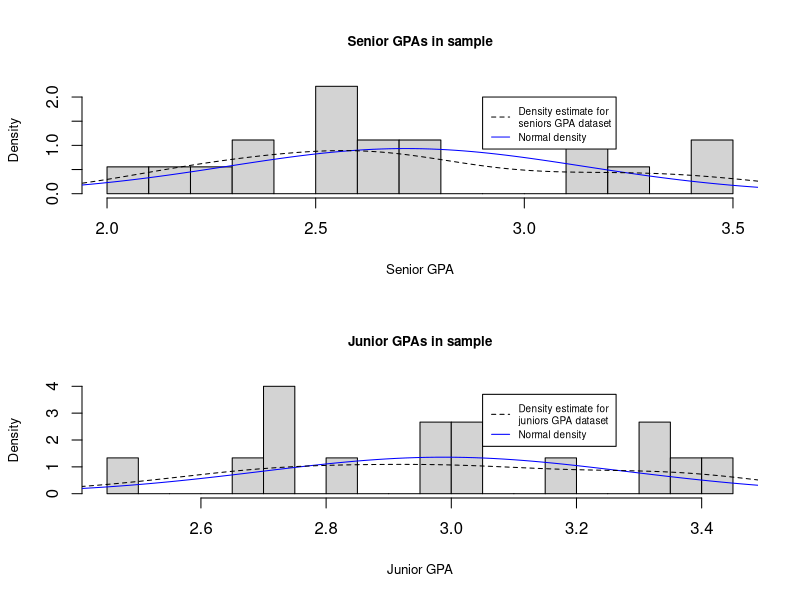
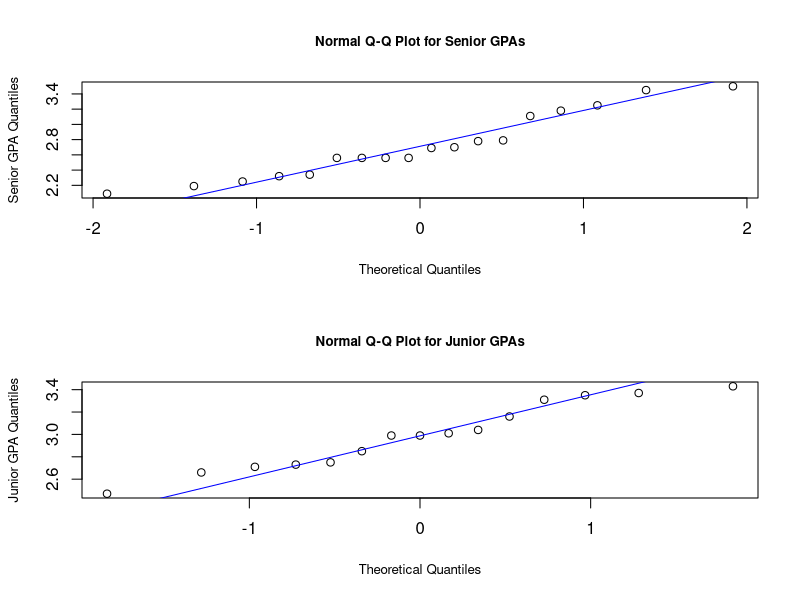
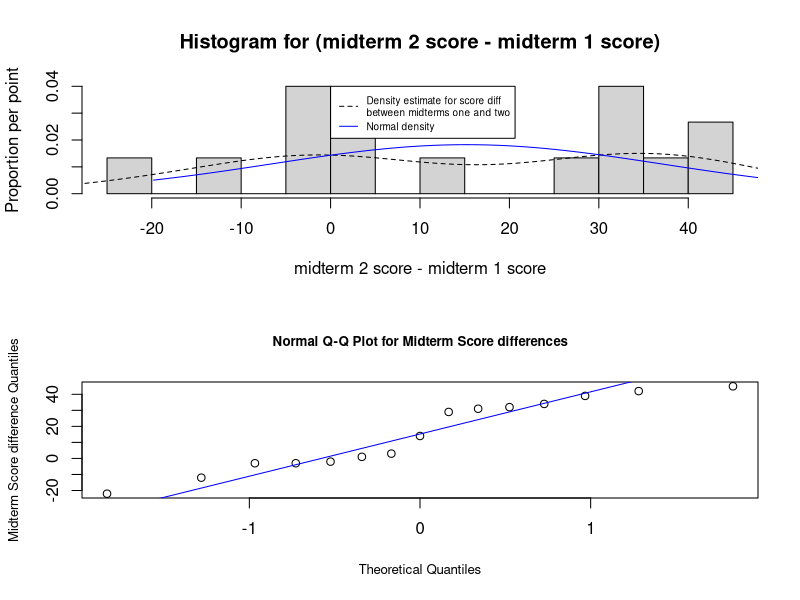
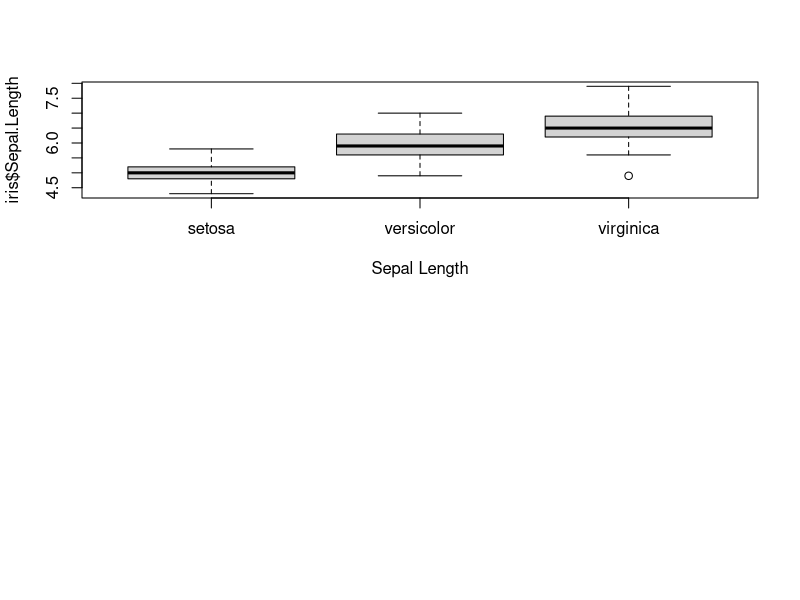

These charts were generated, in order, by the following R code:
## ---- chunk 1
knitr::opts_chunk$set(fig.align="center", fig.height=5.5, fig.width=6, collapse=TRUE, comment="", prompt=F, echo = TRUE, cache=F, autodep=TRUE, cache.comments=FALSE,
                      tidy=TRUE, tidy.opts=list(width.cutoff=60))
options(width=63)
## ---- chunk 2
# Number of people approving the law
num.appr1 = round(771*.47, 0) 
num.appr1
num.appr2 = round(732*.34, 0) 
num.appr2

# Construct sample data that is suitable 
# for making the requested CI
samp1 = rep(c(0,1), times=c(771-num.appr1, num.appr1))
samp2 = rep(c(0,1), times=c(732-num.appr2, num.appr2))

# size of each sample
length(samp1) 
length(samp2)
## ---- chunk 3
# Check the data
table(samp1) 
table(samp2)

# Check sample means
mean(samp1) 
mean(samp2)

## ---- chunk 4
# Outputs for a two-sided test
# The two samples are independent, so paired = FALSE
t.test(x=samp1, y=samp2, alternative = "two.sided")
## ---- chunk 5
# Extract out the p-value only
t.test(x=samp1, y=samp2)$p.value
## ---- chunk 6
seniors =c(2.56, 2.69, 2.56, 3.11, 2.70, 3.18, 3.25, 2.09, 3.50, 2.25, 2.32, 2.79, 2.34, 2.78, 2.56, 3.45, 2.56, 2.19)
juniors = c(2.66, 2.75, 2.99, 3.04, 2.73, 3.37, 2.99, 3.43, 3.01, 2.85, 2.71, 3.16, 3.35, 2.47, 3.31)
## ---- chunk 7
length(seniors)
length(juniors)
## ---- chunk 8
par(mfrow=c(2,1))

hist(seniors, breaks=20, main='Senior GPAs in sample', freq=F, xlab='Senior GPA', cex.lab = 0.8, cex.main = 0.8)
xseq = seq(from = min(seniors)*.9, to = max(seniors)*1.1, length = 100)
lines(y = dnorm(xseq, mean = mean(seniors), sd = sd(seniors)), x = xseq, col = "blue")
lines(density(seniors), lty = 2) # This adds a line estimating 
# the distribution of seniors GPA dataset; lty = 2 give a dashed line


legend(x = 2.9, y= 2, 
       legend = c('Density estimate for \nseniors GPA dataset', 'Normal density'),
       lty = c(2, 1), col = c('black', 'blue'), cex = .6)


hist(juniors, breaks=20, main='Junior GPAs in sample', freq=F, xlab='Junior GPA', cex.lab = 0.8, cex.main = 0.8)
xseq = seq(from = min(juniors)*.9, to = max(juniors)*1.1, length = 100)
lines(y = dnorm(xseq, mean = mean(juniors), sd = sd(juniors)), x = xseq, col = "blue")
lines(density(juniors), lty = 2) # This adds a line estimating 
# the distribution of juniors GPA dataset; lty = 2 give a dashed line

legend(x = 3.05, y= 3.7, 
       legend = c('Density estimate for \njuniors GPA dataset', 'Normal density'),
       lty = c(2, 1), col = c('black', 'blue'), cex = .6)

par(mfrow=c(2,1))
qqnorm(y = seniors, main = "Normal Q-Q Plot for Senior GPAs",
xlab = "Theoretical Quantiles", ylab = "Senior GPA Quantiles",
cex.lab = 0.8, cex.main = 0.8) 
qqline(y = seniors, col = "blue")

qqnorm(y = juniors, main = "Normal Q-Q Plot for Junior GPAs",
xlab = "Theoretical Quantiles", ylab = "Junior GPA Quantiles",
cex.lab = 0.8, cex.main = 0.8) 
qqline(y = juniors, col = "blue")
## ---- chunk 9
# t.test(x, y = NULL,
#        alternative = c("two.sided", "less", "greater"),
#        mu = 0, paired = FALSE, var.equal = FALSE,
#        conf.level = 0.95, ...)

# it does not matter which one is sample 1 and which one is sample 2
t.test(x = juniors, y = seniors, alternative = "two.sided", mu = 0,
       paired = FALSE, var.equal = FALSE)
## ---- chunk 10
t.test(x = juniors, y = seniors, alternative = "two.sided", mu = 0,
       paired = FALSE, var.equal = FALSE)$p.value
## ---- chunk 11
midterm1 = c(67, 74, 54, 51, 62, 49, 65, 69, 66, 70, 53, 58, 66, 52, 84)

midterm2 = c(64, 75, 85, 96, 96, 88, 94, 66, 80, 48, 51, 90, 69, 94, 72)
## ---- chunk 12
diff = midterm2 - midterm1
diff
## ---- chunk 13
hist(diff, breaks=20, freq=F, 
     main = 'Histogram for (midterm 2 score - midterm 1 score)',
     xlab = 'midterm 2 score - midterm 1 score',
     ylab = 'Proportion per point') 

lines(density(diff), lty = 2) # This adds a line estimating 
# the distribution of midterm2 dataset
xseq = seq(from = min(diff)*.9, to = max(diff)*1.1, length = 100)
lines(y = dnorm(xseq, mean = mean(diff), sd = sd(diff)), x = xseq, col = "blue")

legend(x = 0, y= .04, 
       legend = c('Density estimate for score diff 
between midterms one and two', 'Normal density'),
       lty = c(2, 1), col = c('black', 'blue'), cex = .6)

qqnorm(y = diff, main = "Normal Q-Q Plot for Midterm Score differences",
xlab = "Theoretical Quantiles", ylab = "Midterm Score difference Quantiles",
cex.lab = 0.8, cex.main = 0.8) 
qqline(y = diff, col = "blue")
## ---- chunk 14
mean(midterm2)
mean(midterm1)
# t.test(x, y = NULL,
#        alternative = c("two.sided", "less", "greater"),
#        mu = 0, paired = FALSE, var.equal = FALSE,
#        conf.level = 0.95, ...)

t.test(x=midterm2, y=midterm1, alternative = "greater", paired=T, mu = 0)

## ---- chunk 15
t.test(x=midterm2, y=midterm1, alternative = "greater", paired=T, mu = 0)$p.value
## ---- chunk 16
t.test(x=diff, alternative = "greater", mu = 0)
## ---- chunk 17
summary(iris)
## ---- chunk 18
boxplot(iris$Sepal.Length~iris$Species, xlab = 'Sepal Length') 
# plotting Sepal lengths for 3 different species
## ---- chunk 19
# Use aov() function for one-way ANOVA
# on the left of ~: all the data used for making the comparison
# on the right of ~: the label that tells the membership of the data points
my.anova = aov(iris$Sepal.Length~iris$Species)
## ---- chunk 20
summary(my.anova)
## ---- chunk 21
1-(1 -.05)^2
## ---- chunk 22
1-(1 -.05)^100
## ---- chunk 23
set.seed(45213)
p.v = c(runif(180), rgamma(n=20, scale=.05, shape=1))
head(p.v)

## ---- chunk 24
sum(p.v < .05)
## ---- chunk 25
sum(p.v < .05/200)
# Bonferroni Correction factor is very conservative.

# which tests will you call positive with the Bonferroni Correction factor?
which(p.v < .05/200)
# What is the p-value of this test?
p.v[p.v < .05/200]
## ---- chunk 26
sort.p = sort(p.v)
sort.p[sort.p <= (1:200)/200*.05] 
# see all the tests satisfying this condition

# Look for the cutoff for FDR
cutoff  = max(sort.p[sort.p <= (1:200)/200*.05])

# which tests will you call positive with the FDR adjustment?
which(p.v <= cutoff)

# What are the p-values of these tests?
p.v[p.v <= cutoff]
